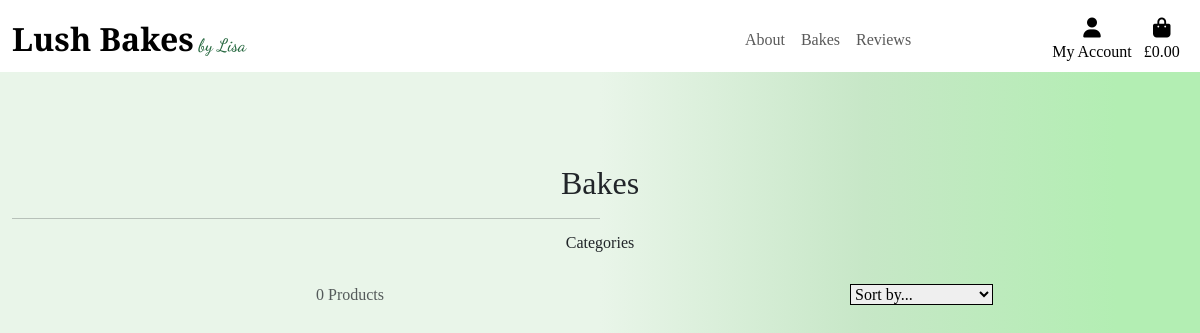
The app's page /products/?category=cupcakes, older data.
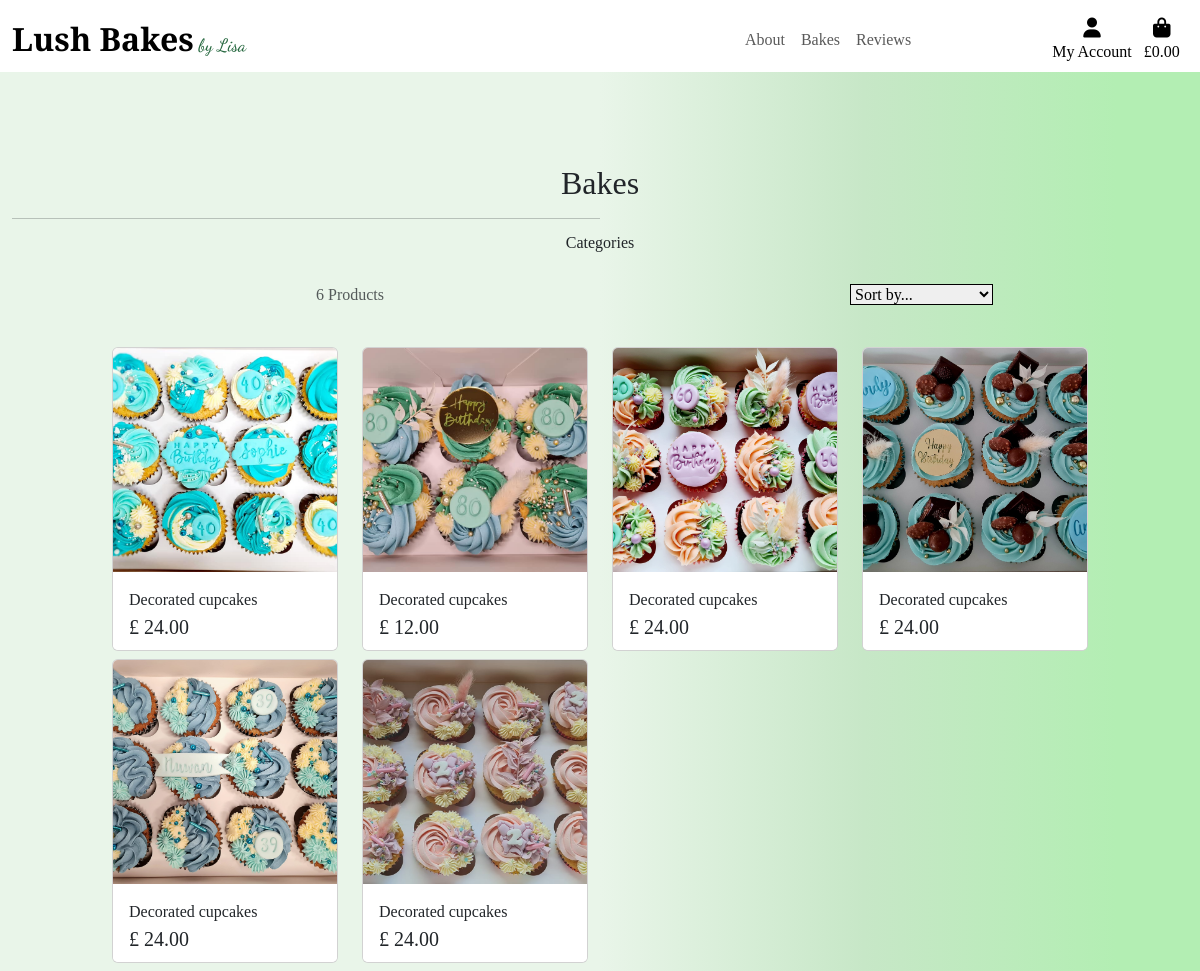
The same page, newer data.
### products/models.py (models this page shows, shortened)
class Product(models.Model):
    category = models.ForeignKey(
        'Category', null=True, blank=True, on_delete=models.SET_NULL)
    name = models.CharField(max_length=100)
    description = models.TextField()
    price = models.DecimalField(max_digits=6, decimal_places=2)
    image = models.ImageField(null=True, blank=True)

### products/views.py (the view, shortened to what this page needs)
# urls.py: path('products/', include('products.urls')),
def products(request):
    products = Product.objects.all()
    categories = None
    sort = None
    direction = None
    if request.GET:
        if 'category' in request.GET:
            categories = request.GET['category'].split(',')
            products = products.filter(category__name__in=categories)
            categories = Category.objects.filter(name__in=categories)
    current_sorting = f'{sort}_{direction}'
    context = {
        'products': products,
        'current_categories': categories,
        'current_sorting': current_sorting
    }
    return render(request, 'products/products.html', context)

### bag/contexts.py (called while the page is built, shortened)
def bag_contents(request):
    bag_items = []
    total = 0
    product_count = 0
    bag = request.session.get('bag', {})
    delivery = total * Decimal(settings.STANDARD_DELIVERY_PERCENTAGE) / 100
    grand_total = delivery + total
    context = {
        'bag_items': bag_items,
        'total': total,
        'product_count': product_count,
        'delivery': delivery,
        'grand_total': grand_total,
    }
    return context

### products/templates/products/products.html (shortened to what this page needs)
{% extends 'base.html' %}
{% load static %}
{% block page_header %}
<div class="container header-container">
</div>
{% endblock %}
{% block content %}
    <div class="container-fluid">
        <div class="row">
            <div class="col-12 text-center mt-10">
                <h2>Bakes</h2>
                <hr class="w-50 mb-1">
            </div>
        </div>
        <div>
            <ul class="navbar-nav w-auto mx-auto">
                <li class="nav-item dropdown">
                    <a class="logo-font btn btn-light font-weight-bold nav-link text-dark mr-5" href="#" id="all-products-link"
                        data-toggle="dropdown" aria-haspopup="true" aria-expanded="false">
                        Categories
                    </a>
                </li>
            </ul>
        </div>
        <div class="row">
            <div class="product-container col-10 offset-1">
                <div class="row mt-1 mb-2">
                    <div class="col-12 col-md-6 my-auto order-md-last d-flex justify-content-center justify-content-md-end">
                        <div class="sort-select-wrapper w-50">
                            <select id="sort-selector" class="custom-select custom-select-sm rounded-0 border border-{% if current_sorting != 'None_None' %}info{% else %}black{% endif %}">
                                <option value="reset" {% if not current_sorting %}selected{% endif %}>Sort by...</option>
                            </select>
                        </div>
                    </div>
                    <div class="col-12 col-md-6 order-md-first">
                        <p class="text-muted mt-3 text-center text-md-left">
                            {{ products|length }} Products{% if search_term %} found for <strong>"{{ search_term }}"</strong>{% endif %}
                        </p>
                    </div>
                </div>
        <div class="product-container">
                <div class="row">
                    {% for product in products %}
                        <div class="col-lg-3 col-md-4 col-sm-6 col-12 mb-2 ">
                            <div class="card h-100 border-1">
                                <a href="{% url 'product_description' product.id %}">
                                    <img  class="card-img-top img-fluid" src="{{ product.image.url }}" alt="{{ product.name }}">
                                </a>
                                <div class="card-body pb-0">
                                    <p class="mb-0">{{ product.name }}</p>
                                </div>
                                <div class="card-footer bg-white pt-0 border-0 text-left">
                                    <div class="row">
                                        <div class="col">
                                            <p class="lead mb-0 text-left font-weight-bold">£ {{ product.price }}</p>
                                        </div>
                                    </div>
                                </div>
                            </div>
                        </div>
                    {% endfor %}
                </div>
            </div>
        </div>
</div>
{% endblock %}

### templates/base.html (shortened to what this page needs)
{% load static %}
<!DOCTYPE html>
<html lang="en">
  <head>
    {% block corecss %}
    <link href="https://cdn.jsdelivr.net/npm/bootstrap@5.3.2/dist/css/bootstrap.min.css"
      rel="stylesheet"
/>
    <link rel="stylesheet" href="{% static 'css/base.css' %}">
    {% endblock %}
  </head>
  <body>
    <header class="container-fluid fixed-top">
        <div id="navtop" class="row bg-white pt-lg-2 d-flex justify-content-between align-items-center">
            <div class="col-lg-3 col-md-6">
                <a href="{% url 'home' %}" class="nav-link main-logo-link d-block">
                    <h2 class="logo-font text-black my-0"><strong>Lush Bakes</strong><span id="logo"> by Lisa</span></h2>
                </a>
            </div>
            <div class="col-lg-6 col-md-6">
                <nav class="navbar navbar-expand-lg navbar-light">
                    <div class="collapse navbar-collapse" id="main-nav">
                        <ul class="navbar-nav mx-auto">
                            <li class="nav-item">
                                <a class="nav-link" href="">About</a>
                            </li>
                            <li class="nav-item">
                                <a class="nav-link" href="{% url 'products' %}">Bakes</a>
                            </li>
                            <li class="nav-item">
                                <a class="nav-link" href="">Reviews</a>
                            </li>
                        </ul>
                    </div>
                    <div class="col-lg-3 col-md-6 text-end ">
                        <ul class="list-inline list-unstyled text-center text-lg-right my-0 ">
                            <li class="list-inline-item dropdown">
                                <a class="text-black nav-link" href="#" id="user-options" data-toggle="dropdown"
                                    aria-haspopup="true" aria-expanded="false">
                                    <div class="text-center">
                                        <div><i class="fas fa-user fa-lg"></i></div>
                                        <p class="my-0">My Account</p>
                                    </div>
                                </a>
                            </li>
                            <li class="list-inline-item">
                                <a class="{% if grand_total %}text-info font-weight-bold{% else %}text-black{% endif %} nav-link"
                                    href="{% url 'view_bag' %}">
                                    <div class="text-center">
                                        <div><i class="fas fa-shopping-bag fa-lg"></i></div>
                                        <p class="my-0">
                                            {% if grand_total %} ${{ grand_total|floatformat:2 }}
                                            {% else %}
                                            £0.00
                                            {% endif %}
                                        </p>
                                    </div>
                                </a>
                            </li>
                        </ul>
                </nav>
            </div>
    </header>
    {% block page_header %}
    {% endblock %}
    {% block content %}
    {% endblock %}
  </body>
</html>

### static/css/base.css (style rules this page uses)
html { height: 100%; }
body { background: rgb(233, 245, 233); background: linear-gradient(90deg, rgba(233, 245, 233, 1) 50%, rgba(199, 231, 199, 1) 72%, rgba(179, 238, 179, 1) 93%); height: calc(100vh - 164px); font-family: "Prata", serif; }
.logo-font { font-family: "Prata", serif; color: #26683f; }
#logo { font-family: "Dancing Script", cursive; color: #26683f; font-size: large; }
.main-logo-link { width: fit-content; }
.card .card-img-top { height: auto; aspect-ratio: 1/1; object-fit: cover; }
@media (min-width: 992px) { .header-container { padding-top: 164px; } }

Row changes from the older to the newer data that the page shows:
added Product: image (picture), name "Decorated cupcakes", price "24.00"
added Product: image (picture), name "Decorated cupcakes", price "12.00"
added Product: image (picture), name "Decorated cupcakes", price "24.00"
added Product: image (picture), name "Decorated cupcakes", price "24.00"
added Product: image (picture), name "Decorated cupcakes", price "24.00"
added Product: image (picture), name "Decorated cupcakes", price "24.00"
Text that changed along with them:
{{ products|length }}: "0" → "6"
